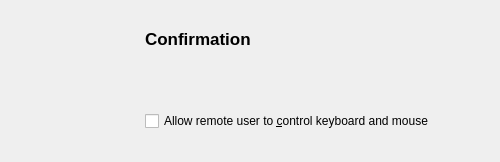
<?xml version="1.0" encoding="UTF-8"?>
<ui version="4.0">
 <class>TubesConnectionWidget</class>
 <widget class="QWidget" name="TubesConnectionWidget">
  <property name="geometry">
   <rect>
    <x>0</x>
    <y>0</y>
    <width>500</width>
    <height>162</height>
   </rect>
  </property>
  <layout class="QHBoxLayout">
   <item>
    <widget class="QLabel" name="pixmapLabel">
     <property name="sizePolicy">
      <sizepolicy hsizetype="Fixed" vsizetype="Fixed">
       <horstretch>0</horstretch>
       <verstretch>0</verstretch>
      </sizepolicy>
     </property>
     <property name="minimumSize">
      <size>
       <width>128</width>
       <height>128</height>
      </size>
     </property>
    </widget>
   </item>
   <item>
    <layout class="QVBoxLayout">
     <item>
      <widget class="QLabel" name="TextLabel5">
       <property name="sizePolicy">
        <sizepolicy hsizetype="Minimum" vsizetype="Fixed">
         <horstretch>0</horstretch>
         <verstretch>0</verstretch>
        </sizepolicy>
       </property>
       <property name="font">
        <font>
         <pointsize>13</pointsize>
         <weight>75</weight>
         <bold>true</bold>
        </font>
       </property>
       <property name="text">
        <string>Confirmation</string>
       </property>
       <property name="wordWrap">
        <bool>false</bool>
       </property>
       <property name="indent">
        <number>0</number>
       </property>
      </widget>
     </item>
     <item>
      <widget class="QLabel" name="mainTextLabel">
       <property name="sizePolicy">
        <sizepolicy hsizetype="Preferred" vsizetype="Fixed">
         <horstretch>0</horstretch>
         <verstretch>0</verstretch>
        </sizepolicy>
       </property>
       <property name="lineWidth">
        <number>-1</number>
       </property>
       <property name="midLineWidth">
        <number>5</number>
       </property>
       <property name="text">
        <string/>
       </property>
       <property name="textFormat">
        <enum>Qt::AutoText</enum>
       </property>
       <property name="alignment">
        <set>Qt::AlignLeading|Qt::AlignLeft|Qt::AlignVCenter</set>
       </property>
       <property name="wordWrap">
        <bool>true</bool>
       </property>
       <property name="margin">
        <number>0</number>
       </property>
       <property name="indent">
        <number>0</number>
       </property>
      </widget>
     </item>
     <item>
      <widget class="QCheckBox" name="cbAllowRemoteControl">
       <property name="sizePolicy">
        <sizepolicy hsizetype="Minimum" vsizetype="Fixed">
         <horstretch>0</horstretch>
         <verstretch>0</verstretch>
        </sizepolicy>
       </property>
       <property name="whatsThis">
        <string>If you turn this option on, the remote user can enter keystrokes and use your mouse pointer. This gives them full control over your computer, so be careful. When the option is disabled the remote user can only watch your screen.</string>
       </property>
       <property name="text">
        <string>Allow remote user to &amp;control keyboard and mouse</string>
       </property>
      </widget>
     </item>
    </layout>
   </item>
  </layout>
 </widget>
 <resources/>
 <connections/>
</ui>
